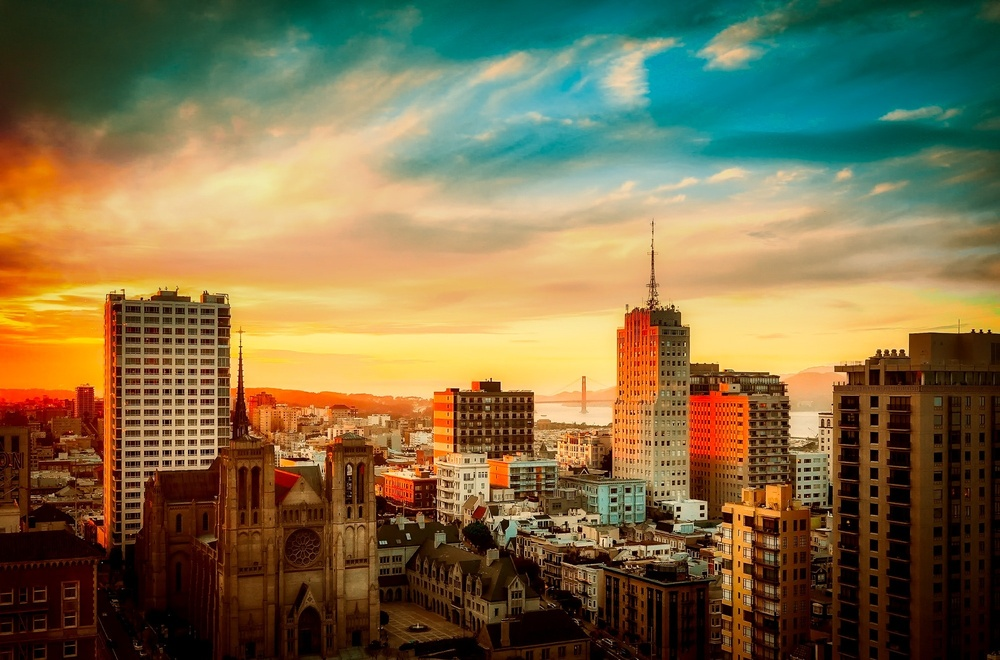
%> input picture photo.jpg, 1000 x 660 px, shrunk from 2000 x 1319 before the run
$ octave Reconstruction.m   (GNU Octave 9; MATLAB toolbox functions it lacks are replaced by stand-ins)
%> lines starting %> are read from the running program, lines starting %| are printed output that depends on the picture; in (x1, y1, x2, y2) boxes, pixels count from 0 and x2, y2 are one past the last pixel; in counts of white or black regions, pixels touching at a corner belong together; the program's own positions count from 1
clc;
clear all;
close all;

b = imread('photo.jpg');
%> b is the input picture: size 660x1000x3 uint8; mean R, G, B 125.3, 109.8, 73.2
a = rgb2gray(b);
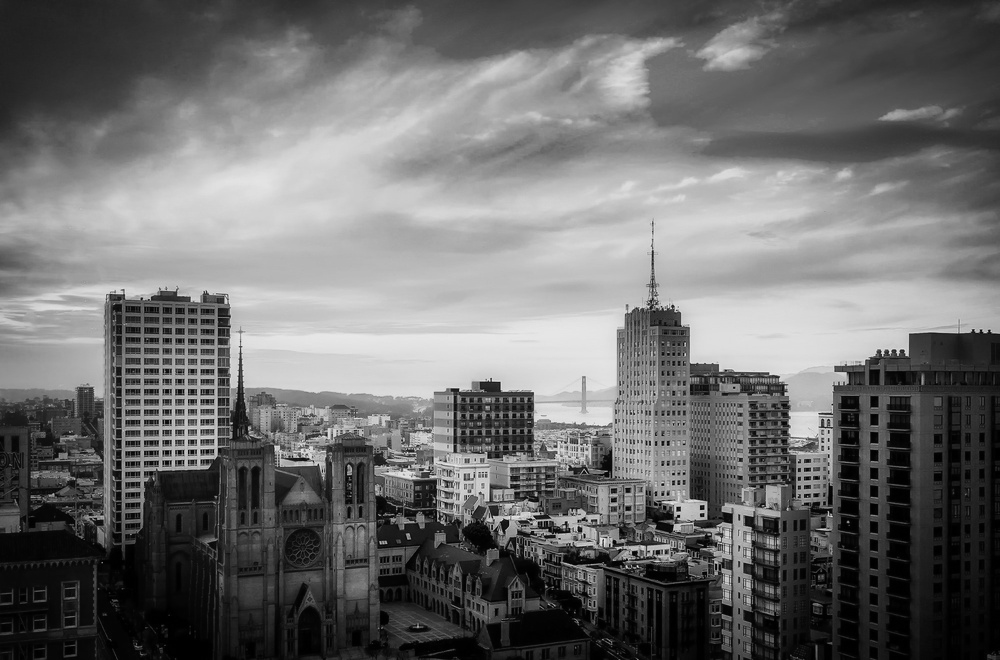
%> a: size 660x1000 uint8; min 0, max 241, mean 110.3
imshow(a)

figure;

b = zeros(size(a));
b = bitset(b, 8, bitget(a, 8));
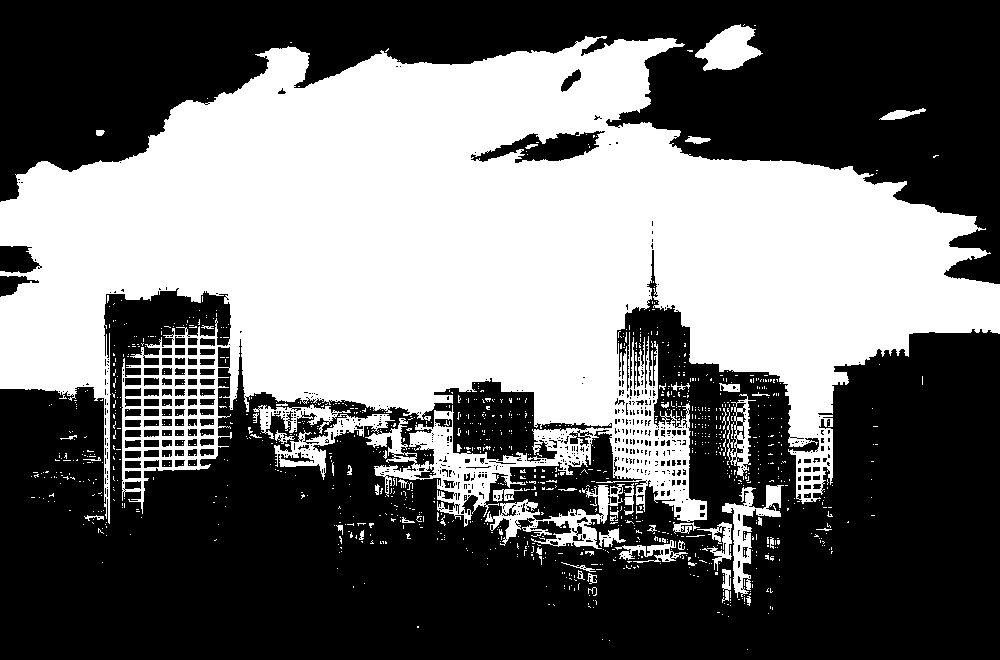
%> b: size 660x1000 double; values 0 (black) and 128 (white), 43.3% white; 1171 white regions (1112 under 20 px), largest, box (x1, y1, x2, y2) and area: (0, 36, 1000, 527) 270369, (485, 484, 625, 549) 2602, (722, 485, 784, 598) 1957
b = bitset(b, 7, bitget(a, 7));
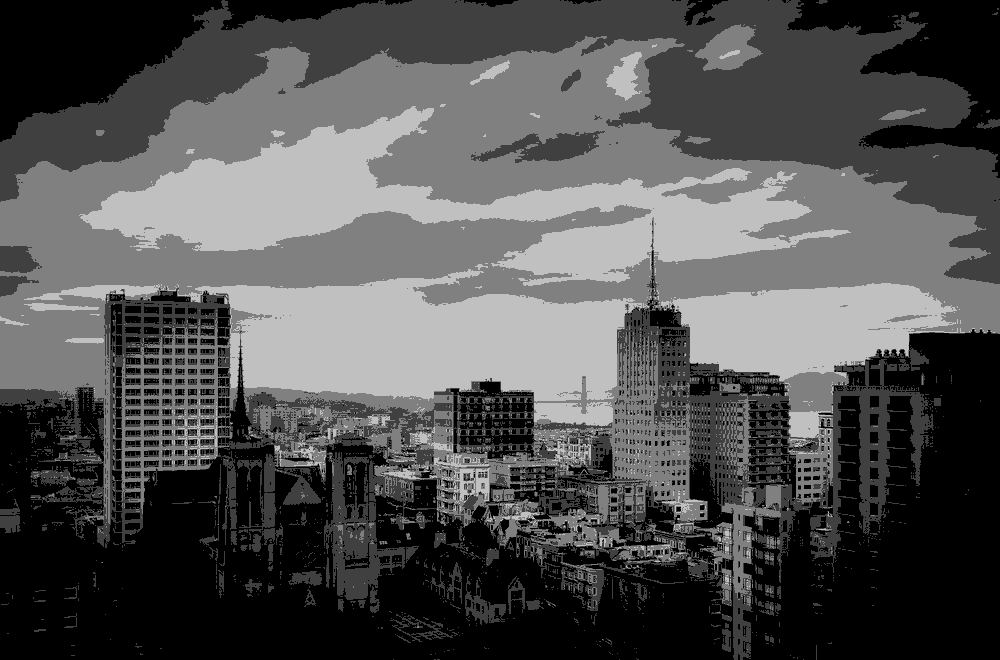
%> b: size 660x1000 double; min 0, max 192, mean 81.7
b = bitset(b, 6, bitget(a, 6));
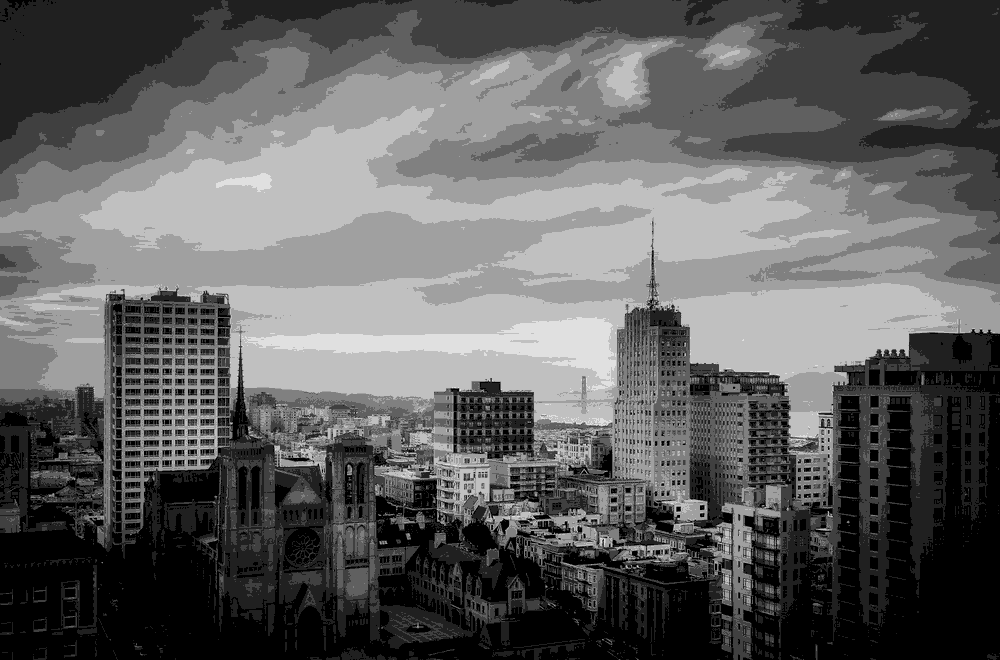
%> b: size 660x1000 double; min 0, max 224, mean 95.5
b = bitset(b, 5, bitget(a, 5));
b = uint8(b);
%> b: size 660x1000 uint8
imshow(b);

$ run again, with Building.jpg copied over photo.jpg
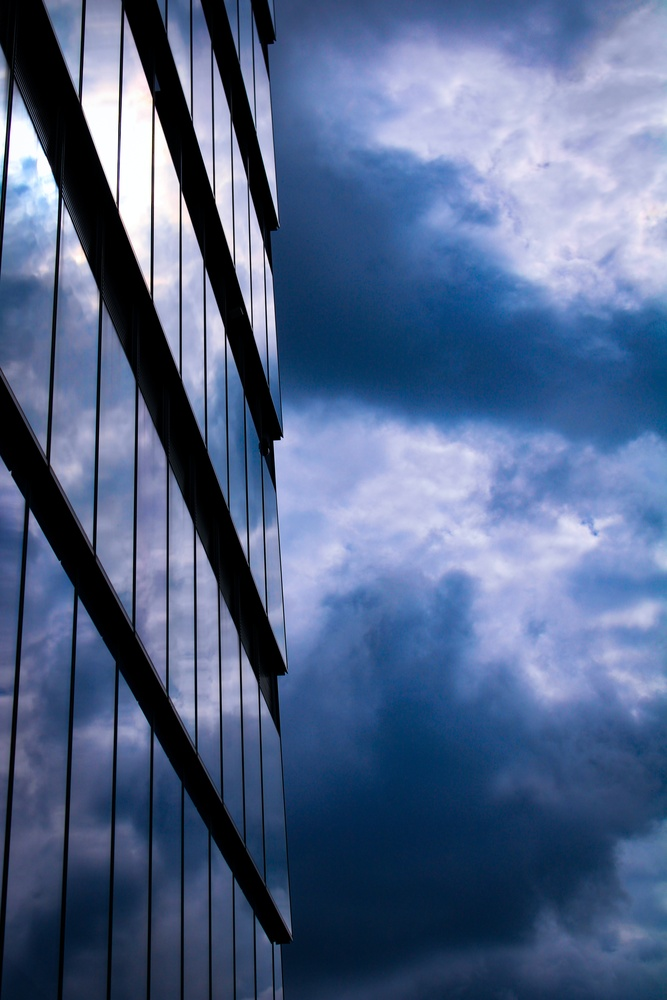
%> input picture Building.jpg, 667 x 1000 px, shrunk from 4000 x 6000 before the run
%> b is the input picture: size 1000x667x3 uint8; mean R, G, B 82.2, 101.6, 137.9
%> `b = bitset(b, 8, bitget(a, 8));`:
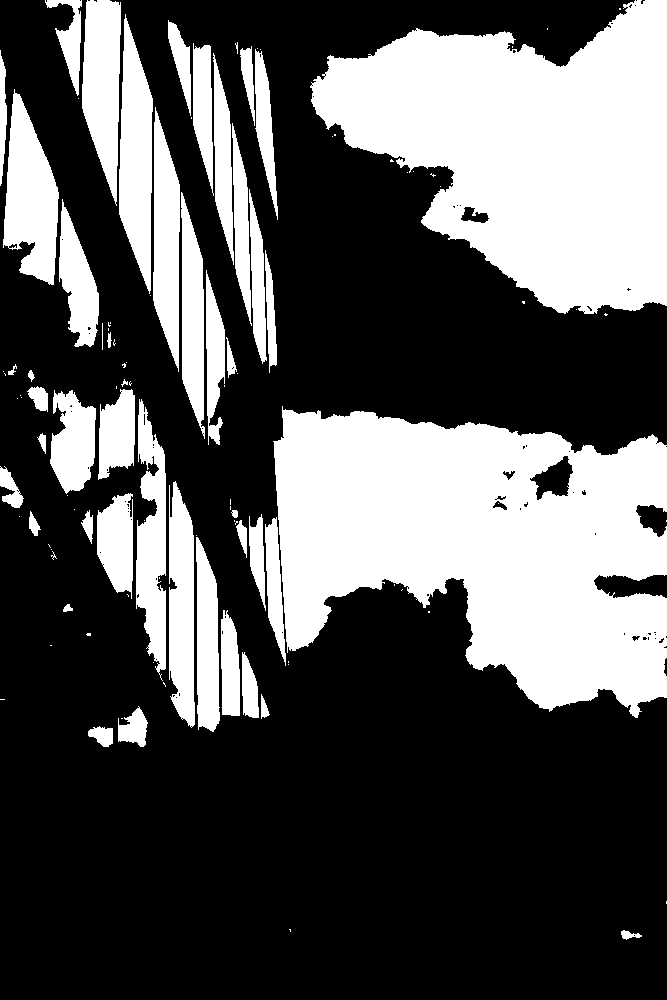
%> b: size 1000x667 double; values 0 (black) and 128 (white), 34.8% white; 110 white regions (63 under 20 px), largest, box (x1, y1, x2, y2) and area: (273, 406, 667, 718) 82282, (310, 0, 667, 314) 70335, (3, 89, 59, 285) 6816
%> `b = bitset(b, 6, bitget(a, 6));`:
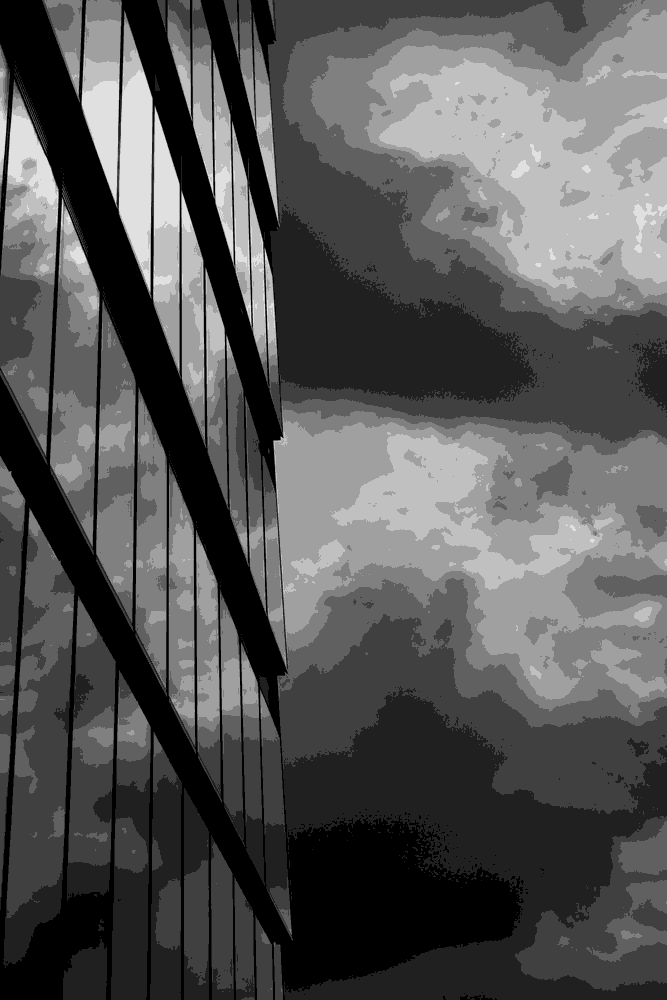
%> b: size 1000x667 double; min 0, max 224, mean 85.7
